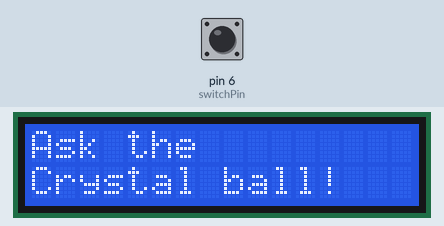
Bench run of a sketch on a simulated Arduino Uno, built with avr-gcc and run on an emulated ATmega328P. Shown: 16×2 character LCD. Inputs (shaded band) come from the test bench; at power-on: pin 6 (switchPin) LOW. Random numbers use the default seed unless the sketch sets one; what the sketch prints to the serial monitor is not drawn.

Above: at 1.2 s.
1.3 s: pin 6 (switchPin) pulled HIGH for 0.15 s
At 2.0 s:
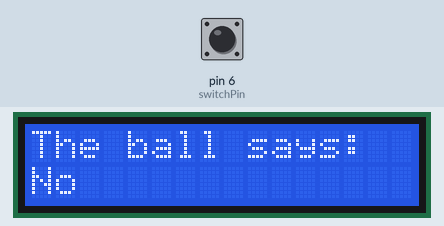
2.9 s: pin 6 (switchPin) pulled HIGH for 1 s
At 5.1 s:
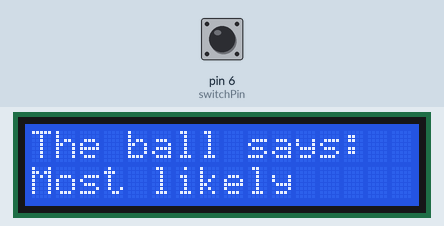
5.4 s: pin 6 (switchPin) pulled HIGH for 0.15 s
At 6.7 s:
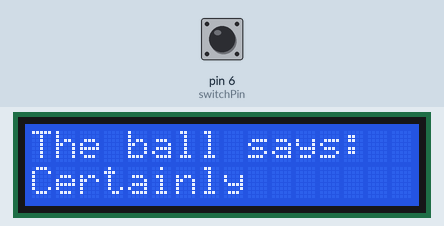
7.0 s: pin 6 (switchPin) pulled HIGH for 3.2 s
At 10.6 s:
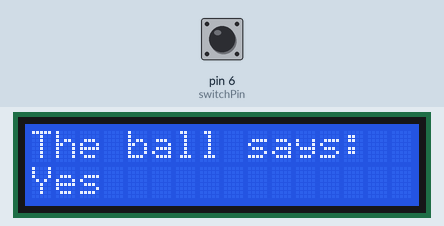
11.7 s: pin 6 (switchPin) pulled HIGH for 0.15 s
At 13.0 s:
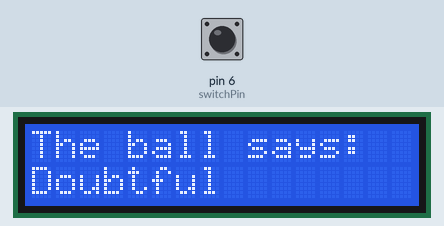
13.3 s: pin 6 (switchPin) pulled HIGH for 1 s
At 15.4 s:
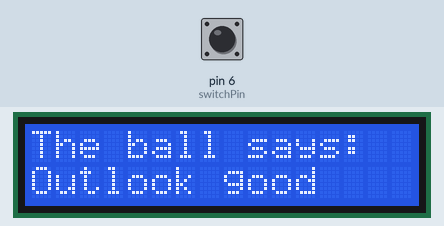
Timing chart, 0 to 16.9 s (numbered marks = the images above; inputs shaded):
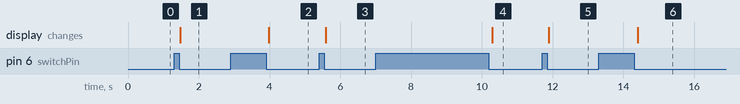

Measured:
- after the input at 1.3 s, the display: changes after 0.17 s (image 1)
- after the input at 2.9 s, the display: changes after 1.1 s (image 2)
- after the input at 5.4 s, the display: changes after 0.18 s (image 3)
- after the input at 7.0 s, the display: changes after 3.3 s (image 4)
- after the input at 11.7 s, the display: changes after 0.20 s (image 5)
- after the input at 13.3 s, the display: changes after 1.1 s (image 6)

The sketch:

Project_11.ino
```cpp
#include <LiquidCrystal.h>

LiquidCrystal lcd(12, 11, 5, 4, 3, 2);
const int switchPin = 6;
const int contrastPin = 9;
int switchState = 0;
int prevSwitchState = 0;
int reply = 0;
int prevReply = 0;

void setup() {
  Serial.begin(9600);
  lcd.begin(16, 2);
  pinMode(switchPin, INPUT);
  pinMode(contrastPin, OUTPUT);
  analogWrite(contrastPin, 50);
  lcd.print("Ask the");
  lcd.setCursor(0, 1);
  lcd.print("Crystal ball!");
  Serial.println("Type value from 0 to 255 for LCD contrast");
}

void loop() {
  switchState = digitalRead(switchPin);
  if (switchState != prevSwitchState) {
    if (switchState == LOW) {
      while (reply == prevReply) {
        reply = random(8);
      }
      prevReply = reply;
      lcd.clear();
      lcd.setCursor(0, 0);
      lcd.print("The ball says:");
      lcd.setCursor(0, 1);
      switch (reply) {
        case 0:
        lcd.print("Yes");
        break;
        case 1:
        lcd.print("Most likely");
        break;
        case 2:
        lcd.print("Certainly");
        break;
        case 3:
        lcd.print("Outlook good");
        break;
        case 4:
        lcd.print("Unsure");
        break;
        case 5:
        lcd.print("Ask again");
        break;
        case 6:
        lcd.print("Doubtful");
        break;
        case 7:
        lcd.print("No");
        break;
      }
    }
  }
  prevSwitchState = switchState;
  if (Serial.available()) {
    int contrast = Serial.parseInt();
    analogWrite(contrastPin, contrast);
    Serial.print("New contrast ");
    Serial.println(contrast);
    Serial.println("Type value from 0 to 255 for LCD contrast");
  }
  delay(100);
}
```
